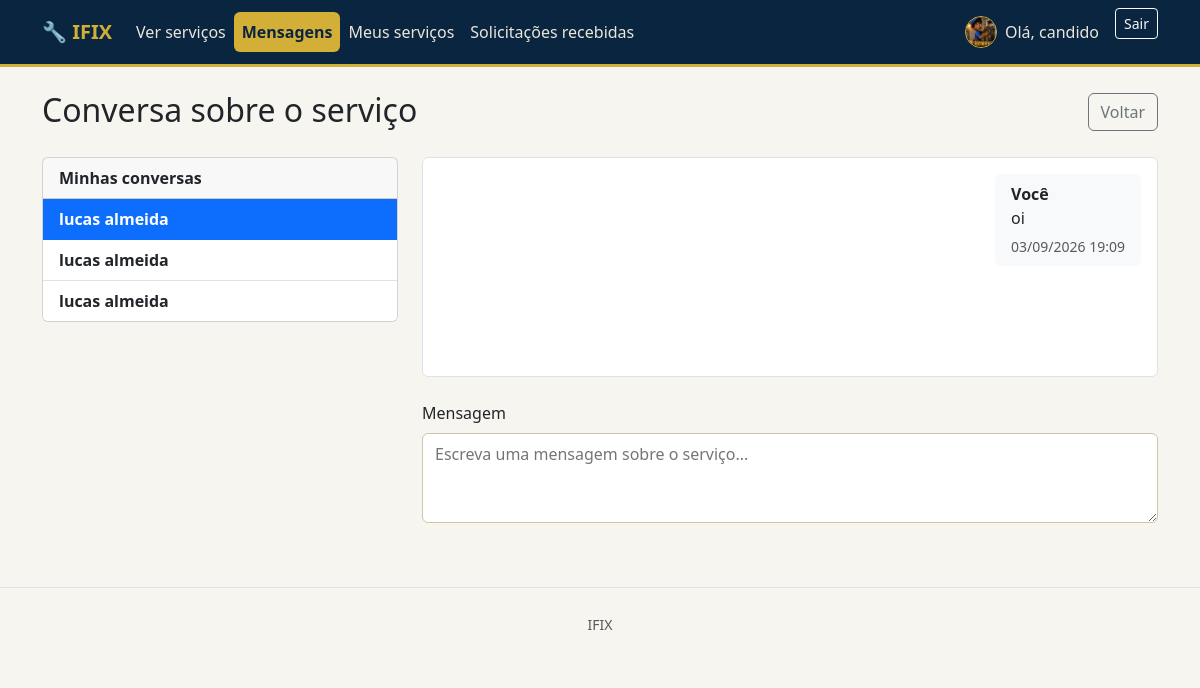
The app's page /servicos/solicitacao/4/conversa/ (signed in) with its own data.
### accounts/models.py (models this page shows, shortened)
class Profile(models.Model):
    TIPO_USUARIO = 'usuario'
    TIPO_PROFISSIONAL = 'profissional'
    TIPO_CHOICES = (
        (TIPO_USUARIO, 'Usuário'),
        (TIPO_PROFISSIONAL, 'Profissional'),
    )
    user = models.OneToOneField(
        settings.AUTH_USER_MODEL,
        on_delete=models.CASCADE,
        related_name='profile',
    )
    tipo = models.CharField(max_length=15, choices=TIPO_CHOICES, verbose_name='Tipo de conta')
    telefone = models.CharField(max_length=20, blank=True, verbose_name='Telefone')
    endereco = models.CharField(max_length=255, blank=True, verbose_name='Endereço')
    numero = models.CharField(max_length=10, blank=True, verbose_name='Número')
    complemento = models.CharField(max_length=100, blank=True, verbose_name='Complemento')
    foto = models.FileField(upload_to='fotos_perfil/', blank=True, verbose_name='Foto de perfil')
    especialidade = models.CharField(
        max_length=255, blank=True,
        verbose_name='Especialidade/Área de atuação',
        help_text='Preenchido apenas para contas de profissionais.',
    )
    criado_em = models.DateTimeField(auto_now_add=True)
    class Meta:
        verbose_name = 'Perfil'
        verbose_name_plural = 'Perfis'
    @property
    def is_profissional(self):
        return self.tipo == self.TIPO_PROFISSIONAL
    @property
    def is_usuario(self):
        return self.tipo == self.TIPO_USUARIO

### services/models.py (models this page shows, shortened)
class SolicitacaoServico(models.Model):
    STATUS_PENDENTE = 'pendente'
    STATUS_CONFIRMADO = 'confirmado'
    STATUS_CONCLUIDO = 'concluido'
    STATUS_CANCELADO = 'cancelado'
    STATUS_CHOICES = (
        (STATUS_PENDENTE, 'Pendente'),
        (STATUS_CONFIRMADO, 'Confirmado'),
        (STATUS_CONCLUIDO, 'Concluído'),
        (STATUS_CANCELADO, 'Cancelado'),
    )
    usuario = models.ForeignKey(
        settings.AUTH_USER_MODEL,
        on_delete=models.CASCADE,
        related_name='solicitacoes',
    )
    servico = models.ForeignKey(
        Servico,
        on_delete=models.CASCADE,
        related_name='solicitacoes',
    )
    mensagem = models.TextField(blank=True, verbose_name='Mensagem/observações')
    status = models.CharField(max_length=15, choices=STATUS_CHOICES, default=STATUS_PENDENTE)
    criado_em = models.DateTimeField(auto_now_add=True)
    class Meta:
        verbose_name = 'Solicitação de serviço'
        verbose_name_plural = 'Solicitações de serviço'
        ordering = ['-criado_em']

class MensagemSolicitacao(models.Model):
    solicitacao = models.ForeignKey(
        SolicitacaoServico,
        on_delete=models.CASCADE,
        related_name='mensagens',
    )
    autor = models.ForeignKey(
        settings.AUTH_USER_MODEL,
        on_delete=models.CASCADE,
        related_name='mensagens_solicitacao',
    )
    texto = models.TextField(verbose_name='Mensagem')
    lida = models.BooleanField(default=False)
    criada_em = models.DateTimeField(auto_now_add=True)
    class Meta:
        verbose_name = 'Mensagem da solicitação'
        verbose_name_plural = 'Mensagens das solicitações'
        ordering = ['criada_em']

### services/views.py (the view)
# urls.py: path('solicitacao/<int:pk>/conversa/', views.conversa_solicitacao, name='conversa_solicitacao'),
@login_required
def conversa_solicitacao(request, pk):
    solicitacao = get_object_or_404(
        SolicitacaoServico.objects.select_related('servico', 'usuario', 'servico__profissional'),
        pk=pk,
        status__in=[SolicitacaoServico.STATUS_CONFIRMADO, SolicitacaoServico.STATUS_CONCLUIDO],
    )
    if request.user not in (solicitacao.usuario, solicitacao.servico.profissional):
        messages.error(request, 'Você não tem acesso a esta conversa.')
        return redirect('home')
    solicitacao.mensagens.filter(lida=False).exclude(autor=request.user).update(lida=True)
    mensagens = solicitacao.mensagens.select_related('autor').all()
    conversas = SolicitacaoServico.objects.filter(
        Q(usuario=request.user) | Q(servico__profissional=request.user),
        status__in=[SolicitacaoServico.STATUS_CONFIRMADO, SolicitacaoServico.STATUS_CONCLUIDO],
    ).select_related('servico', 'usuario', 'servico__profissional').order_by('-criado_em')
    avaliacao = getattr(solicitacao, 'avaliacao', None)
    avaliacao_form = AvaliacaoForm(instance=avaliacao)
    if request.method == 'POST' and solicitacao.status == SolicitacaoServico.STATUS_CONFIRMADO:
        form = MensagemSolicitacaoForm(request.POST)
        if form.is_valid():
            mensagem = form.save(commit=False)
            mensagem.solicitacao = solicitacao
            mensagem.autor = request.user
            mensagem.save()
            return redirect('services:conversa_solicitacao', pk=solicitacao.pk)
    else:
        form = MensagemSolicitacaoForm()
    return render(request, 'services/conversa_solicitacao.html', {
        'solicitacao': solicitacao,
        'mensagens': mensagens,
        'conversas': conversas,
        'form': form,
        'avaliacao': avaliacao,
        'avaliacao_form': avaliacao_form,
    })

### services/forms.py
class MensagemSolicitacaoForm(forms.ModelForm):
    class Meta:
        model = MensagemSolicitacao
        fields = ['texto']
        labels = {'texto': 'Mensagem'}
        widgets = {
            'texto': forms.Textarea(attrs={
                'rows': 3,
                'placeholder': 'Escreva uma mensagem sobre o serviço...',
            }),
        }

class AvaliacaoForm(forms.ModelForm):
    class Meta:
        model = Avaliacao
        fields = ['estrelas', 'comentario']
        labels = {
            'estrelas': 'Como você avalia o profissional?',
            'comentario': 'Comentário (opcional)',
        }
        widgets = {
            'estrelas': forms.RadioSelect(attrs={'class': 'rating-options'}),
            'comentario': forms.Textarea(attrs={'rows': 3, 'placeholder': 'Conte como foi o serviço...'}),
        }

### services/context_processors.py (called while the page is built)
def notificacoes_mensagens(request):
    if not request.user.is_authenticated:
        return {
            'mensagens_nao_lidas': [],
            'total_mensagens_nao_lidas': 0,
            'total_solicitacoes_pendentes': 0,
        }
    mensagens = MensagemSolicitacao.objects.filter(
        Q(solicitacao__usuario=request.user)
        | Q(solicitacao__servico__profissional=request.user),
        lida=False,
    ).exclude(autor=request.user).select_related('solicitacao', 'solicitacao__servico', 'autor')
    return {
        'mensagens_nao_lidas': mensagens[:5],
        'total_mensagens_nao_lidas': mensagens.count(),
        'total_solicitacoes_pendentes': SolicitacaoServico.objects.filter(
            servico__profissional=request.user,
            status=SolicitacaoServico.STATUS_PENDENTE,
        ).count(),
    }

### services/templates/services/conversa_solicitacao.html (shortened to what this page needs)
{% extends "base.html" %}
{% block content %}
{% if solicitacao.status == 'concluido' and user == solicitacao.usuario %}
<div class="d-flex justify-content-center align-items-center" style="min-height: 60vh;">
    <div class="alert alert-success text-center py-5 px-4 w-100" role="status">
        <h1 class="alert-heading display-3 fw-bold mb-0">SERVIÇO CONCLUÍDO</h1>
        {% if avaliacao %}
            <hr>
            <h3>Sua avaliação</h3>
            <div class="rating-result" aria-label="{{ avaliacao.estrelas }} de 5 estrelas">{{ avaliacao.get_estrelas_display }}</div>
            {% if avaliacao.comentario %}<p class="mb-0">{{ avaliacao.comentario|linebreaksbr }}</p>{% endif %}
        {% else %}
            <hr>
            <h3>Avalie o profissional</h3>
            <form method="post" action="{% url 'services:avaliar_solicitacao' solicitacao.pk %}" class="evaluation-form text-start mx-auto">
                {% csrf_token %}
                <fieldset class="mb-3">
                    <legend class="fs-6">{{ avaliacao_form.estrelas.label }}</legend>
                    <div class="star-rating" role="radiogroup" aria-label="{{ avaliacao_form.estrelas.label }}">
                        {% for value, label in avaliacao_form.estrelas.field.choices %}
                            <input type="radio" name="estrelas" value="{{ value }}" id="star-{{ value }}" required>
                            <label for="star-{{ value }}" title="{{ value }} estrela{{ value|pluralize }}">&#9733;</label>
                        {% endfor %}
                    </div>
                </fieldset>
                <div class="mb-3">
                    <label class="form-label" for="id_comentario">{{ avaliacao_form.comentario.label }}</label>
                    {{ avaliacao_form.comentario }}
                </div>
                <button type="submit" class="btn btn-primary">Enviar avaliação</button>
            </form>
        {% endif %}
    </div>
</div>
{% else %}
<div class="d-flex justify-content-between align-items-center mb-4">
    <div>
        <h2 class="mb-1">Conversa sobre o serviço</h2>
    </div>
    <a href="{% if user == solicitacao.servico.profissional %}{% url 'services:solicitacoes_recebidas' %}{% else %}{% url 'services:minhas_solicitacoes' %}{% endif %}" class="btn btn-outline-secondary">Voltar</a>
</div>
<div class="row g-4">
    <aside class="col-lg-4">
        <div class="card">
            <div class="card-header"><strong>Minhas conversas</strong></div>
            <div class="list-group list-group-flush">
                {% for conversa in conversas %}
                <a href="{% url 'services:conversa_solicitacao' conversa.pk %}"
                   class="list-group-item list-group-item-action {% if conversa.pk == solicitacao.pk %}active{% endif %}">
                    {% if user == conversa.servico.profissional %}
                        <strong>{{ conversa.usuario.get_full_name|default:conversa.usuario.username }}</strong>
                    {% else %}
                        <strong>{{ conversa.servico.nome }}</strong>
                    {% endif %}
                </a>
                {% endfor %}
            </div>
        </div>
    </aside>
    <section class="col-lg-8">
<div id="conversation-messages" class="border rounded bg-white p-3 mb-4" style="min-height: 220px; max-height: 380px; overflow-y: auto;">
    {% for mensagem in mensagens %}
    <div class="mb-3 {% if mensagem.autor == user %}text-end{% endif %}">
        <div class="d-inline-block text-start bg-light rounded px-3 py-2">
            {% if mensagem.autor == user %}
                <strong>Você</strong>
            {% else %}
                <strong>{{ mensagem.autor.get_full_name|default:mensagem.autor.username }}</strong>
            {% endif %}
            <p class="mb-1">{{ mensagem.texto|linebreaksbr }}</p>
            <small class="text-muted">{{ mensagem.criada_em|date:"d/m/Y H:i" }}</small>
        </div>
    </div>
    {% empty %}
    <p class="text-muted mb-0">Ainda não há mensagens. Inicie a conversa.</p>
    {% endfor %}
</div>
{% if solicitacao.status == 'confirmado' %}
    <form id="message-form" method="post">
        {% for field in form %}
            <div class="mb-3">
                <label class="form-label">{{ field.label }}</label>
                {{ field }}
            </div>
        {% endfor %}
    </form>
{% endif %}
    </section>
</div>
{% endif %}
{% endblock %}

### templates/base.html (shortened to what this page needs)
{% load static %}
<!DOCTYPE html>
<html lang="pt-br">
<head>
    <link href="https://cdn.jsdelivr.net/npm/bootstrap@5.3.3/dist/css/bootstrap.min.css" rel="stylesheet">
    <link href="{% static 'css/style.css' %}?v=3" rel="stylesheet">
</head>
<body>
<nav class="navbar navbar-expand-lg navbar-dark bg-dark mb-4">
    <div class="container">
        <a class="navbar-brand fw-bold" href="{% url 'home' %}">🔧 IFIX</a>
        <div class="collapse navbar-collapse" id="nav">
            <ul class="navbar-nav me-auto">
                <li class="nav-item">
                    <a class="nav-link " href="{% url 'services:servico_list' %}">Ver serviços</a>
                </li>
                {% if user.is_authenticated %}
                    <li class="nav-item">
                        <a class="nav-link {% if '/servicos/mensagens/' in request.path or '/servicos/solicitacao/' in request.path %}active{% endif %}" href="{% url 'services:mensagens' %}">
                            Mensagens{% if total_mensagens_nao_lidas %} <span class="badge text-bg-danger">{{ total_mensagens_nao_lidas }}</span>{% endif %}
                        </a>
                    </li>
                {% endif %}
                {% if user.is_authenticated and user.profile.is_profissional %}
                    <li class="nav-item"><a class="nav-link " href="{% url 'services:meus_servicos' %}">Meus serviços</a></li>
                    <li class="nav-item">
                        <a class="nav-link " href="{% url 'services:solicitacoes_recebidas' %}">
                            Solicitações recebidas{% if total_solicitacoes_pendentes %} <span class="badge text-bg-danger">{{ total_solicitacoes_pendentes }}</span>{% endif %}
                        </a>
                    </li>
                {% endif %}
            </ul>
            <ul class="navbar-nav">
                {% if user.is_authenticated %}
                    <li class="nav-item">
                        <a class="nav-link d-flex align-items-center gap-2 {% if request.resolver_match.url_name == 'profile_edit' %}active{% endif %}" href="{% url 'accounts:profile_edit' %}">
                            {% if user.profile.foto %}
                                <img src="{{ user.profile.foto.url }}" alt="Foto de perfil" class="profile-avatar">
                            {% else %}
                                <span class="profile-avatar profile-avatar-placeholder" aria-label="Sem foto de perfil">{{ user.username|first|upper }}</span>
                            {% endif %}
                            Olá, {{ user.first_name|default:user.username }}
                        </a>
                    </li>
                    <li class="nav-item">
                        <form method="post" action="{% url 'accounts:logout' %}" class="d-inline">
                            <button type="submit" class="btn btn-outline-light btn-sm ms-2">Sair</button>
                        </form>
                    </li>
                {% endif %}
            </ul>
        </div>
    </div>
</nav>
<div class="container mb-5">
    {% block content %}{% endblock %}
</div>
<footer class="text-center text-muted py-4 border-top">
    <small>IFIX</small>
</footer>
</body>
</html>

### static/css/style.css (style rules this page uses)
:root { --color-blue-dark: #0a2540; --color-blue: #14315c; --color-blue-light: #1f4a86; --color-gold: #d4af37; --color-gold-light: #f1d98b; --color-gold-dark: #a9821f; --color-bg: #f7f5ef; }
body { background-color: var(--color-bg); }
.navbar.bg-dark { background-color: var(--color-blue-dark) !important; border-bottom: 3px solid var(--color-gold); }
.navbar-brand { color: var(--color-gold) !important; }
.profile-avatar { display: block; width: 32px; height: 32px; border-radius: 50%; object-fit: cover; overflow: hidden; border: 1px solid var(--color-gold); }
.navbar .nav-link { color: #eae6da !important; }
.navbar .nav-item .nav-link.active { font-weight: 700; background-color: var(--color-gold) !important; color: var(--color-blue-dark) !important; border-radius: 0.375rem; }
form input[type="text"], form input[type="email"], form input[type="password"], form input[type="number"], form input[type="tel"], form textarea, form select { display: block; width: 100%; padding: 0.5rem 0.75rem; border: 1px solid #cfc6a8; border-radius: 0.375rem; background-color: #fff; }

### records on screen
SolicitacaoServico: usuario.get_full_name "lucas almeida"
SolicitacaoServico: usuario.get_full_name "lucas almeida"
SolicitacaoServico: usuario.get_full_name "lucas almeida"
MensagemSolicitacao: shows "Você", texto "oi", criada_em "03/09/2026 19:09"

### other values on screen
{{ user.first_name|default:user.username }} "candido"
{{ field.label }} "Mensagem"
